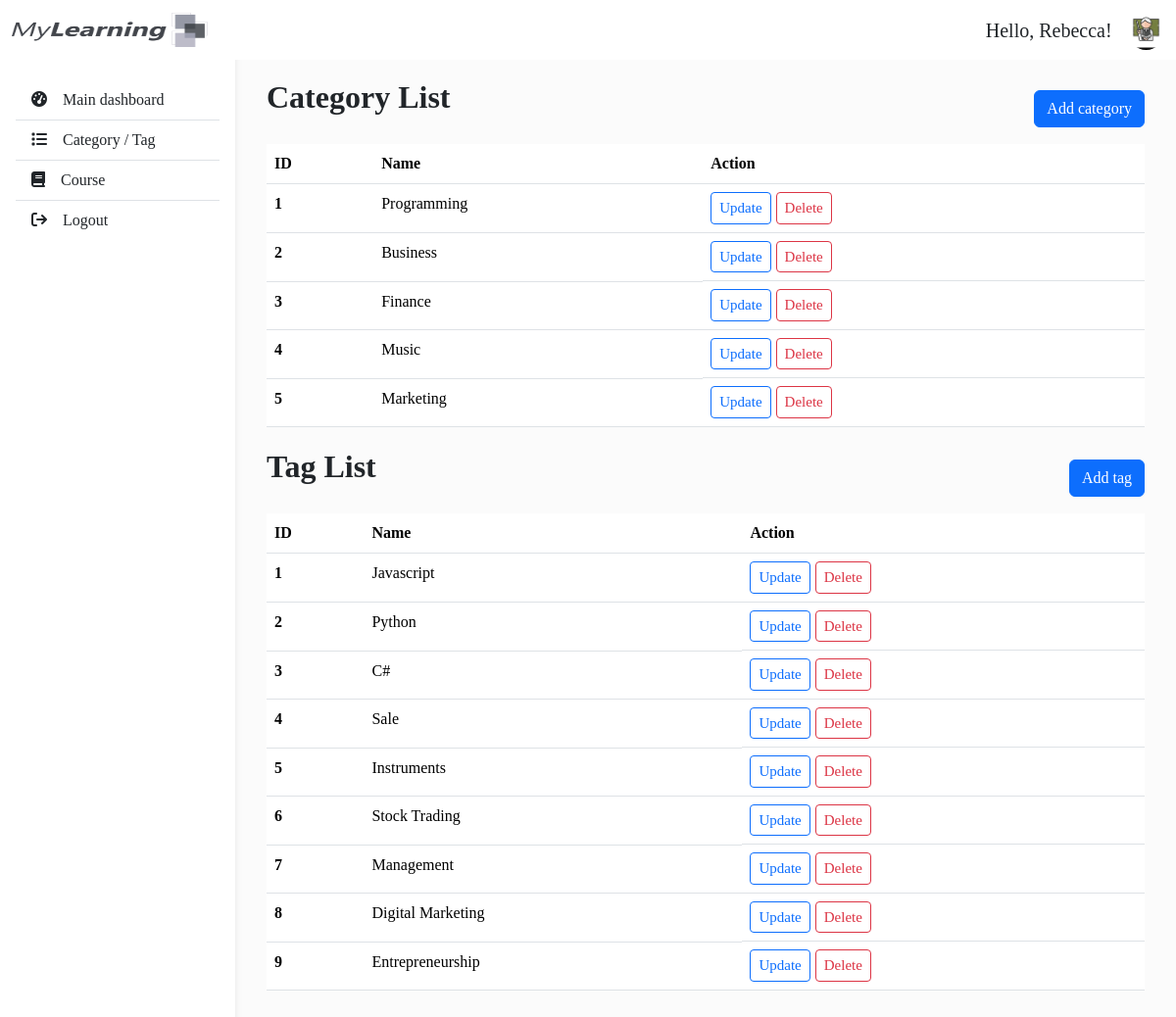
The page /categories/ (signed in) on the database as committed earlier.
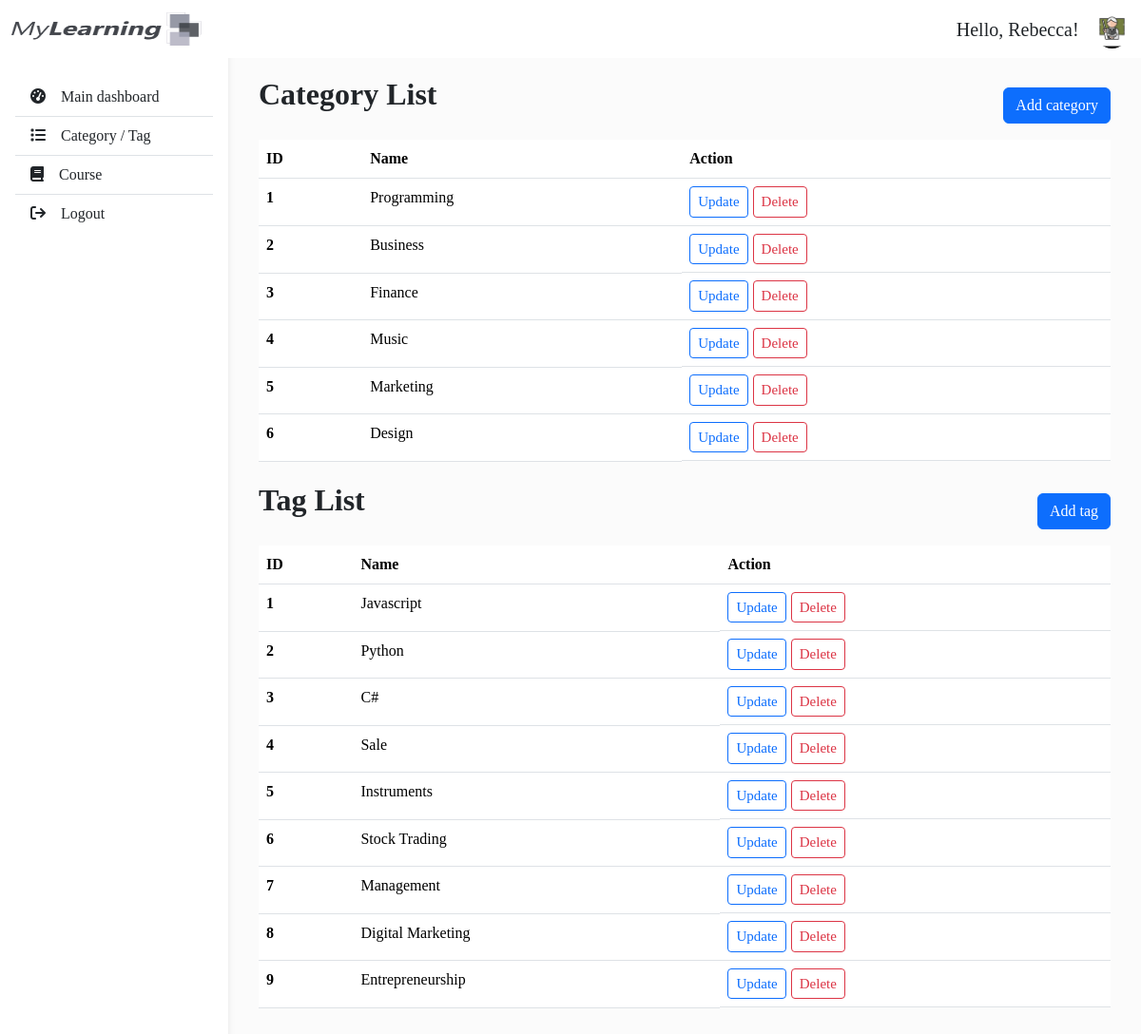
The same page on the database as committed later.
### courses/models.py (models this page shows, shortened)
class Category(models.Model):
  name = models.CharField(max_length=100)

class Tag(models.Model):
  name = models.CharField(max_length=(100))

### users/decorators.py (the view)
    def wrapper_func(request, *args, **kwargs):
      group = None
      if request.user.groups.exists():
        group = request.user.groups.all()[0].name
        print('login group: ', group)
      print('allow group: ', allow_roles)
      if group in allow_roles:
        return view_func(request, *args, **kwargs)
      else:
        return HttpResponse('You are not authorize to view this page!')

### courses/views.py (called while the page is built)
@login_required(login_url='login')
@allow_users(allow_roles=['admin', 'instructor'])
def Category_List(request):
  categories = Category.objects.all()
  tags = Tag.objects.all()
  return render(request, 'categories/list.html', {'categories':categories, 'tags':tags})

### courses/templates/categories/list.html (shortened to what this page needs)
{% extends 'base.html' %}
{%block content %}
  <div class="px-4 py-3">
    <div class="d-flex align-items-center">
      <div class="flex-grow-1 fw-bold fs-2 mb-4">Category List</div>
      <a href="{% url 'courses:category_create' %}" class="btn btn-primary">Add category</a>
    </div>
    <table class="table">
      <thead>
        <tr>
          <th scope="col">ID</th>
          <th scope="col">Name</th>
          <th scope="col">Action</th>
        </tr>
      </thead>
      <tbody>
        {% for category in categories %}
        <tr>
          <th scope="row">{{category.id}}</th>
          <td>{{category.name}}</td>
          <td class="btn-container">
            <a
              href="{% url 'courses:category_update' category.id %}"
              class="btn btn-outline-primary btn-sm"
              >Update</a
            >
            <a
              href="{% url 'courses:category_delete' category.id %}"
              class="btn btn-outline-danger btn-sm"
              >Delete</a
            >
          </td>
        </tr>
        {% endfor %}
      </tbody>
    </table>
    <div class="d-flex align-items-center">
      <div class="flex-grow-1 fw-bold fs-2 mb-4">Tag List</div>
      <a href="{% url 'courses:tag_create' %}" class="btn btn-primary">Add tag</a>
    </div>
    <table class="table">
      <thead>
        <tr>
          <th scope="col">ID</th>
          <th scope="col">Name</th>
          <th scope="col">Action</th>
        </tr>
      </thead>
      <tbody>
        {% for tag in tags %}
        <tr>
          <th scope="row">{{tag.id}}</th>
          <td>{{tag.name}}</td>
          <td class="btn-container">
            <a
              href="{% url 'courses:tag_update' tag.id %}"
              class="btn btn-outline-primary btn-sm"
              >Update</a
            >
            <a
              href="{% url 'courses:tag_delete' tag.id %}"
              class="btn btn-outline-danger btn-sm"
              >Delete</a
            >
          </td>
        </tr>
        {% endfor %}
      </tbody>
    </table>
  </div>
{% endblock content %}

Rows that differ between the two databases and show on the page:
added Category: id "6", name "Design"
